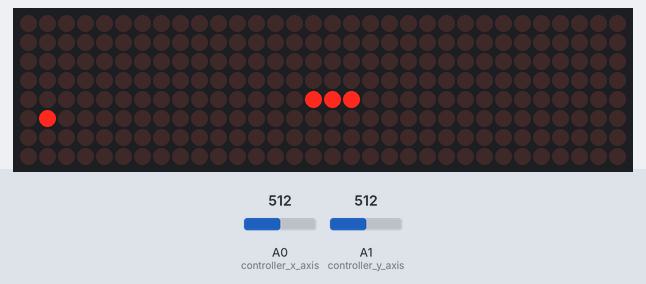
Recording of a program running on a simulated Arduino Uno, built with avr-gcc and run on an emulated ATmega328P. Parts: 32×8 LED matrix. Wiring (inferred from the names in the program): 4 × MAX7219 LED driver (orientation assumed): data pin 13; clock pin 11; CS pin 12. Inputs (shaded band) come from the test bench; at power-on: A0 (controller_x_axis) = 512, A1 (controller_y_axis) = 512. Random numbers use the default seed unless the program sets one.

Above: at 1.2 s.
1.3 s: A0 (controller_x_axis) set to 584
3.1 s: A0 (controller_x_axis) set to 609
At 3.18 s:
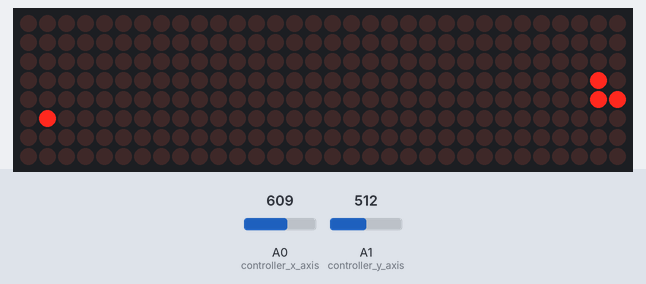
4.9 s: A1 (controller_y_axis) set to 585
6.4 s: A1 (controller_y_axis) set to 612
At 6.52 s:
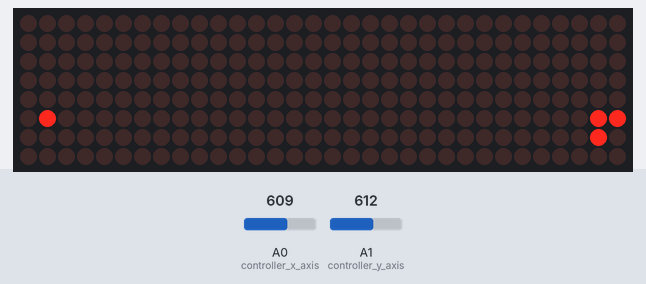
8.2 s: A0 (controller_x_axis) set to 590
At 8.35 s:
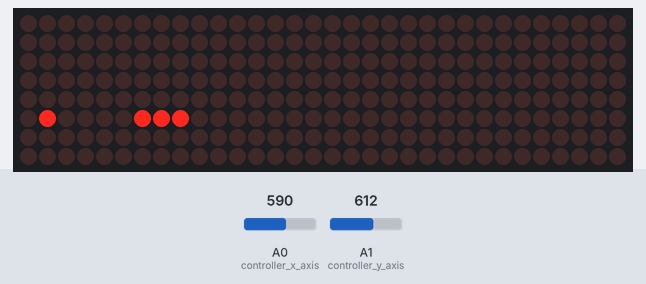
10.1 s: A1 (controller_y_axis) set to 590
At 11.04 s:
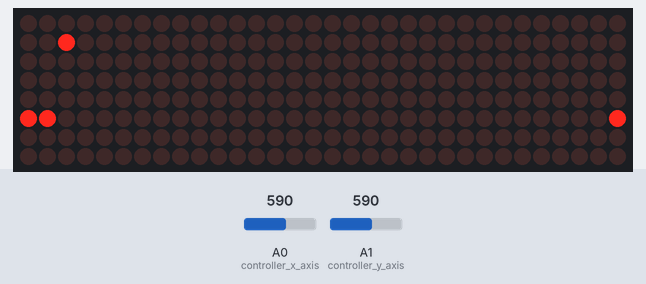

The program:

main.cpp
```cpp
#include <Arduino.h>

// Pin definition
const int CLOCK_pin = 11;
const int LOAD_pin = 12;
const int DIN_pin = 13;
const int controller_x_axis = A0;
const int controller_y_axis = A1;

// MAX7219 Register Addresses
const byte max7219_REG_noop = 0x00;
const byte max7219_REG_decodeMode = 0x09;
const byte max7219_REG_intensity = 0x0a;
const byte max7219_REG_scanLimit = 0x0b;
const byte max7219_REG_shutdown = 0x0c;
const byte max7219_REG_displayTest = 0x0f;

// Constants
const int modules = 4;
const int game_speed = 100; // Miliseconds
const int array_size = 64 * modules;

// Send 8 bits
void SendByte(byte data)
{

  byte i = 8;
  byte mask;
  while (i > 0)
  {
    mask = 0x01 << (i - 1);

    digitalWrite(CLOCK_pin, LOW);
    if (data & mask)
    {
      digitalWrite(DIN_pin, HIGH);
    }
    else
    {
      digitalWrite(DIN_pin, LOW);
    }
    digitalWrite(CLOCK_pin, HIGH);
    --i;
  }
}

// Init 16 bit
void init(byte reg_addr, byte reg_data)
{
  digitalWrite(LOAD_pin, LOW);
  for (int i = 0; i < modules; i++)
  {
    SendByte(reg_addr);
    SendByte(reg_data);
  }
  digitalWrite(LOAD_pin, HIGH);
}

// Display matrix
char matrix[8][modules];

// Draw display matrix
void draw_matrix()
{

  byte mask = 0;
  for (byte i = 0; i < 8; i++)
  {
    digitalWrite(LOAD_pin, LOW);

    for (byte j = 1; j <= modules; j++)
    {
      // Row
      SendByte(i + 1);
      for (byte k = 0; k < 8; k++)
      {
        mask = 0x01 << k;
        digitalWrite(CLOCK_pin, LOW);

        // Column
        if (mask & matrix[i][modules - j])
        {
          digitalWrite(DIN_pin, HIGH);
        }
        else
        {
          digitalWrite(DIN_pin, LOW);
        }

        digitalWrite(CLOCK_pin, HIGH);
      }
    }
    digitalWrite(LOAD_pin, HIGH);
  }
}

// Clear screen and set display matrix all 0s
void clear_screen()
{
  init(1, 0);
  init(2, 0);
  init(3, 0);
  init(4, 0);
  init(5, 0);
  init(6, 0);
  init(7, 0);
  init(8, 0);

  for (byte i = 0; i < 8; i++)
  {
    for (byte j = 0; j < modules; j++)
    {
      matrix[i][j] = 0;
    }
  }
}

struct Position
{
  byte row;
  byte module;
  byte column;
};

Position current_position;

void up()
{
  if (current_position.row == 7)
  {
    current_position.row = 0;
  }
  else
  {
    current_position.row = current_position.row + 1;
  }
}

void down()
{
  if (current_position.row == 0)
  {
    current_position.row = 7;
  }
  else
  {
    current_position.row = current_position.row - 1;
  }
}

void right()
{
  if (current_position.column == 0x01)
  {
    if (current_position.module == modules - 1)
    {
      current_position.column = 0x80;
      current_position.module = 0;
    }
    else
    {
      current_position.column = 0x80;
      current_position.module = current_position.module + 1;
    }
  }
  else
  {
    current_position.column = current_position.column >> 1;
  }
}

void left()
{
  if (current_position.column == 0x80)
  {
    if (current_position.module == 0)
    {
      current_position.column = 0x01;
      current_position.module = modules - 1;
    }
    else
    {
      current_position.column = 0x01;
      current_position.module = current_position.module - 1;
    }
  }
  else
  {
    current_position.column = current_position.column << 1;
  }
}

// Returns random position
Position get_random_positon()
{
  Position random_position;
  randomSeed(analogRead(A0) + analogRead(A1) + 11);
  random_position.row = random(0, 8);
  random_position.module = random(0, modules);
  random_position.column = random(0, 8);
  return random_position;
}

// Random positon on draw matrix
Position spawn_food(Position *arr, int stepper, int length)
{
  Position position_food;

  bool gefunden = false;
  while (!gefunden)
  {
    gefunden = true;
    position_food = get_random_positon();

    for (int i = stepper - length; i < stepper; i++)
    {
      if ((arr[i].row == position_food.row) && (arr[i].module == position_food.module) && (arr[i].column == position_food.column))
      {
        gefunden = false;
      }
    }
  }

  matrix[position_food.row][position_food.module] |= (0x01 << position_food.column);
  return position_food;
}

// Init new game
void new_game(Position arr[array_size])
{
  // Init position
  // Tail
  arr[0].row = 4;
  arr[0].module = 0;
  arr[0].column = (0x01 << 4);

  // Body
  arr[1].row = 0;
  arr[1].module = 1;
  arr[1].column = (0x01 << 3);

  // Head
  arr[2].row = 4;
  arr[2].module = 0;
  arr[2].column = (0x01 << 2);

  // Head positon is current position
  current_position.row = arr[2].row;
  current_position.module = arr[2].module;
  current_position.column = arr[2].column;

  // Reset display
  clear_screen();
  matrix[arr[0].row][arr[0].module] = arr[0].column;
  matrix[arr[1].row][arr[1].module] = arr[1].column;
  matrix[current_position.row][current_position.module] = current_position.column;
  draw_matrix();
}

void setup()
{
  Serial.begin(9600);

  // Set output pins for LED Matrix
  pinMode(DIN_pin, OUTPUT);
  pinMode(CLOCK_pin, OUTPUT);
  pinMode(LOAD_pin, OUTPUT);

  // Set input pins for controller
  pinMode(controller_x_axis, INPUT);
  pinMode(controller_y_axis, INPUT);

  // Activate alle rows
  init(max7219_REG_scanLimit, 0x07);

  // No decofing
  init(max7219_REG_decodeMode, 0x00);

  // No display test
  init(max7219_REG_displayTest, 0x00);

  // No shutdown
  init(max7219_REG_shutdown, 0x01);

  // Max brightness
  init(max7219_REG_intensity, 0x0F);
}

void loop()
{
  // Setup
  int stepper = 3;
  int length = 3;
  int direction = 2;
  bool collission_detected = false;

  // Game array
  Position arr[array_size];

  // Init new game
  new_game(arr);

  // Spawn first food
  Position position_food = spawn_food(arr, stepper, length);

  while (1)
  {
    // Game Loop
    delay(game_speed);

    // ** Processing input **
    int up_down = analogRead(controller_x_axis);    // up -> 0, down -> 1023
    int right_left = analogRead(controller_y_axis); // right -> 0, left -> 1023

    // if direction up-down
    if (direction <= 1)
    {
      // only right-left possible
      if (right_left < 400)
      {
        right();
        direction = 2;
      }
      else if (right_left > 600)
      {
        left();
        direction = 3;
      }
      else
      {
        // Switch-case for keeping direction
        switch (direction)
        {
        case 0:
          up();
          break;
        case 1:
          down();
          break;
        }
      }
    }
    // else direction right-left
    else
    {
      // only up-down possible
      if (up_down < 400)
      {
        up();
        direction = 0;
      }
      else if (up_down > 600)
      {
        down();
        direction = 1;
      }
      else
      {
        // Switch-case for keeping direction
        switch (direction)
        {
        case 2:
          right();
          break;
        case 3:
          left();
          break;
        }
      }
    }

    // ** Processing game **
    // Removes tail vom draw matrix
    matrix[arr[stepper - length].row][arr[stepper - length].module] &= ~(arr[stepper - length].column);

    // Removes tail from Game array
    arr[stepper - length].row = 0;
    arr[stepper - length].module = 0;
    arr[stepper - length].column = 0;

    // Appends current position to draw matrix
    matrix[current_position.row][current_position.module] |= current_position.column;

    // Append current position to Game array
    arr[stepper].row = current_position.row;
    arr[stepper].module = current_position.module;
    arr[stepper].column = current_position.column;

    // Check if Game array is full
    if (stepper == array_size - 1)
    {
      // Rewrites positions at the beginning of the Game array
      for (int i = length; i >= 0; i--)
      {
        arr[length - i].row = arr[array_size - 1 - i].row;
        arr[length - i].module = arr[array_size - 1 - i].module;
        arr[length - i].column = arr[array_size - 1 - i].column;
      }
      stepper = length;
    }

    // Check if current_position (head) equals position_food
    if ((current_position.row == position_food.row) && (current_position.module == position_food.module) && (current_position.column == (0x01 << position_food.column)))
    {
      // Increase snake size
      length++;

      // Spawn food
      position_food = spawn_food(arr, stepper, length);
    }

    // Check for collissions
    for (int i = stepper - length; i < stepper - 3; i++)
    {
      if ((arr[i].row == current_position.row) && (arr[i].module == current_position.module) && (arr[i].column == current_position.column))
      {
        // Game Over
        Serial.println("Game Over!");
        collission_detected = true;
        break;
      }
    }
    if (collission_detected)
    {
      Serial.println("Restarting...");
      break;
    }

    // Increase stepper and draw matix
    stepper++;
    draw_matrix();
  }
}
```

Measured:
- the behaviour switches between 600 and 601 on A0 (controller_x_axis) (found by bisection; images 0 and 1)
- the behaviour switches between 600 and 601 on A1 (controller_y_axis) (found by bisection; images 1 and 2)
